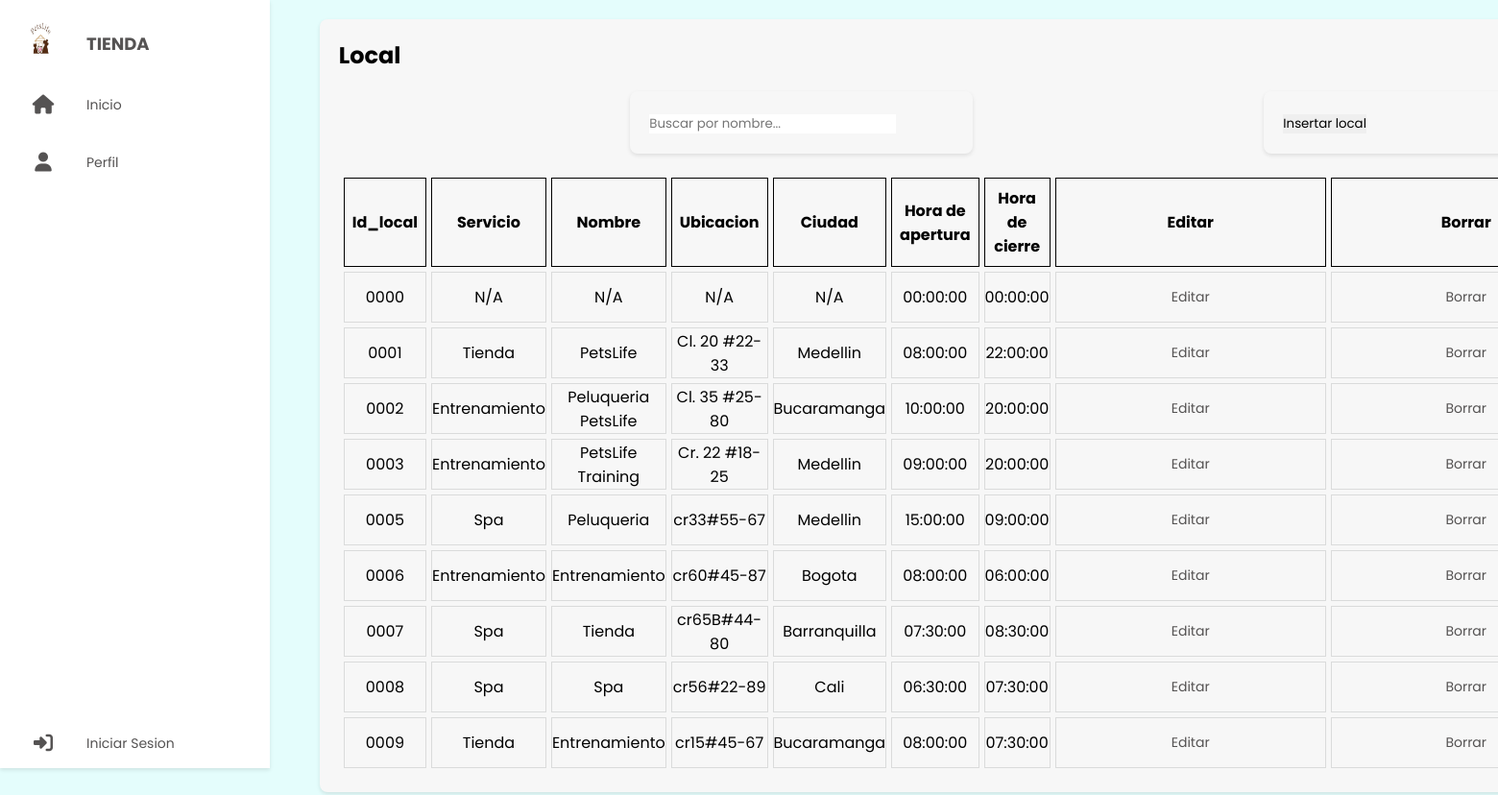
Page /crud/read/readLocal.php on the committed database.
### tables this page shows
CREATE TABLE `local` (
  `id_local` varchar(4) NOT NULL,
  `id_servicio` varchar(4) NOT NULL,
  `nombre` varchar(20) NOT NULL,
  `ubicacion` varchar(30) NOT NULL,
  `ciudad` varchar(4) NOT NULL,
  `hora_abierto` time NOT NULL,
  `hora_cerrado` time NOT NULL,
  PRIMARY KEY (`id_local`),
  KEY `id_servicio` (`id_servicio`),
  KEY `local_ibfk_2` (`ciudad`),
  CONSTRAINT `local_ibfk_1` FOREIGN KEY (`id_servicio`) REFERENCES `servicio` (`id_servicio`),
  CONSTRAINT `local_ibfk_2` FOREIGN KEY (`ciudad`) REFERENCES `ciudad` (`id_ciudad`)
);

CREATE TABLE `servicio` (
  `id_servicio` varchar(4) NOT NULL,
  `descripcion` varchar(60) NOT NULL,
  PRIMARY KEY (`id_servicio`)
);

CREATE TABLE `ciudad` (
  `id_ciudad` varchar(4) NOT NULL,
  `nombre` varchar(40) NOT NULL,
  PRIMARY KEY (`id_ciudad`)
);

### crud/read/readLocal.php (the view, shortened to what this page needs)
<!DOCTYPE html>
<html>
<head>
  <link rel="stylesheet" href="../../styles/style.css">
  <link rel="stylesheet" href="https://cdnjs.cloudflare.com/ajax/libs/font-awesome/5.15.4/css/all.min.css"/>
</head>
<body>
<?php
  include_once "../../components/sidebarCruds.php";
?>
  <div class="container">
  <form id="forma" name="forma" action="readLocal.php">
    <section class="main">
      <div class="main-top">
        <h1>Local</h1>
        </div>
        <div class="main-skills">
        <div class="main">
        <input type='text' id='buscar' name='buscar' placeholder='Buscar por nombre...'>
        </div>
        <div class="main">
        <input type="button" onclick="location.href='../insert/insertarLocal.php'" value="Insertar local">
        </div>
        </div>
        <div class="main-skills">
           <?php
              $mysql_host = 'localhost';
              $mysql_user = 'root';
              $password = '';
              $dbhandle = mysqli_connect($mysql_host, $mysql_user, $password) or die('Problemas de conexion con BD');
              if (empty($_GET['buscar'])){
                  $result = mysqli_query($dbhandle,"select a.id_local d, b.descripcion e, a.nombre f, a.ubicacion g, c.nombre h, a.hora_abierto i, a.hora_cerrado j from local a, servicio b, ciudad c where a.id_servicio=b.id_servicio and a.ciudad = c.id_ciudad ORDER BY a.id_local ASC;") or die( mysqli_error($dbhandle));
              }
              echo "<table>";
              echo "<tr><th>Id_local</th>
              <th>Servicio</th>
              <th>Nombre</th>
              <th>Ubicacion</th>
              <th>Ciudad</th>
              <th>Hora de apertura</th>
              <th>Hora de cierre</th>
              <th>Editar</th>
              <th>Borrar</th>";
              while($row = mysqli_fetch_array($result, MYSQLI_ASSOC))
                  {
                      echo "<tr>";
                      echo "<td>".$row['d']."</td>";
                      echo "<td>".$row['e']."</td>";
                      echo "<td>".$row['f']."</td>";
                      echo "<td>".$row['g']."</td>";
                      echo "<td>".$row['h']."</td>";
                      echo "<td>".$row['i']."</td>";
                      echo "<td>".$row['j']."</td>";
                      echo "<td><a href='../edit/editarLocal.php?code=".$row['d']."'>Editar</a></td>";
                      echo "<td><a href='#' onclick='preguntar(\"".$row['d']."\")'>Borrar</a></td>";
                      echo "</tr>\n";
                  };
              echo "</table>
              <br>
              <br>";
            ?>
        </div>
      </div>
</body>
</html>

### styles/style.css (style rules this page uses)
* { margin: 0; padding: 0; outline: none; border: none; text-decoration: none; box-sizing: border-box; font-family: "Poppins", sans-serif; }
body { margin: 0; padding: 0; display: flex; background-color: #e4fdfc; }
.container { display: flex; }
.container { width: 82%; padding: 20px; }
.main { margin-left: 23%; background-color: #f7f7f7; padding: 20px; border-radius: 8px; box-shadow: 0 2px 4px rgba(0, 0, 0, 0.1); }
a { position: relative; color: rgb(85, 83, 83); font-size: 14px; display: table; width: 280px; padding: 10px; }
.main { position: relative; padding: 20px; width: 100%; }
.main input[type='text'], .main button { display: inline-block; }
.main-top { display: flex; width: 100%; }
.main-skills { display: flex; margin-top: 20px; }
.main-skills td { width:auto; text-align: center; }

### crud/read/readLocal.php (style rules this page uses)
body { margin: 0; padding: 0; display: flex; }
.container { width: 82%; padding: 20px; }
.main { background-color: #f7f7f7; padding: 20px; border-radius: 8px; box-shadow: 0 2px 4px rgba(0, 0, 0, 0.1); }
table { border-spacing: 5px; }
td { border: 1px solid #DADBDB; }
th { border: 1px solid ; padding: 0.5rem; }

### rows in the picture
local: id_local "0000", id_servicio.descripcion "N/A", nombre "N/A", ubicacion "N/A", ciudad.nombre "N/A", hora_abierto "00:00:00", hora_cerrado "00:00:00"
local: id_local "0001", id_servicio.descripcion "Tienda", nombre "PetsLife", ubicacion "Cl. 20 #22-33", ciudad.nombre "Medellin", hora_abierto "08:00:00", hora_cerrado "22:00:00"
local: id_local "0002", id_servicio.descripcion "Entrenamiento", nombre "Peluqueria PetsLife", ubicacion "Cl. 35 #25-80", ciudad.nombre "Bucaramanga", hora_abierto "10:00:00", hora_cerrado "20:00:00"
local: id_local "0003", id_servicio.descripcion "Entrenamiento", nombre "PetsLife Training", ubicacion "Cr. 22 #18-25", ciudad.nombre "Medellin", hora_abierto "09:00:00", hora_cerrado "20:00:00"
local: id_local "0005", id_servicio.descripcion "Spa", nombre "Peluqueria", ubicacion "cr33#55-67", ciudad.nombre "Medellin", hora_abierto "15:00:00", hora_cerrado "09:00:00"
local: id_local "0006", id_servicio.descripcion "Entrenamiento", nombre "Entrenamiento", ubicacion "cr60#45-87", ciudad.nombre "Bogota", hora_abierto "08:00:00", hora_cerrado "06:00:00"
local: id_local "0007", id_servicio.descripcion "Spa", nombre "Tienda", ubicacion "cr65B#44-80", ciudad.nombre "Barranquilla", hora_abierto "07:30:00", hora_cerrado "08:30:00"
local: id_local "0008", id_servicio.descripcion "Spa", nombre "Spa", ubicacion "cr56#22-89", ciudad.nombre "Cali", hora_abierto "06:30:00", hora_cerrado "07:30:00"
local: id_local "0009", id_servicio.descripcion "Tienda", nombre "Entrenamiento", ubicacion "cr15#45-67", ciudad.nombre "Bucaramanga", hora_abierto "08:00:00", hora_cerrado "07:30:00"
